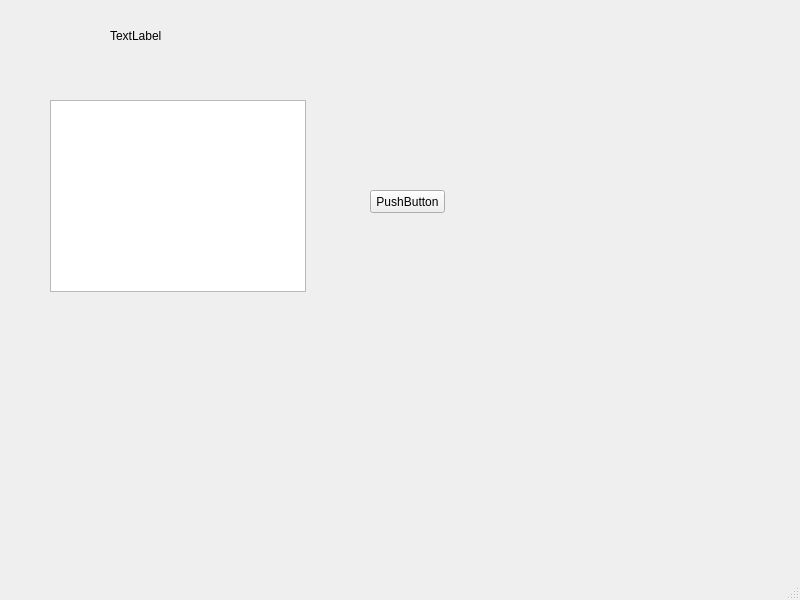
<?xml version="1.0" encoding="UTF-8"?>
<ui version="4.0">
 <class>MainWindow</class>
 <widget class="QMainWindow" name="MainWindow">
  <property name="geometry">
   <rect>
    <x>0</x>
    <y>0</y>
    <width>800</width>
    <height>600</height>
   </rect>
  </property>
  <property name="windowTitle">
   <string>MainWindow</string>
  </property>
  <widget class="QWidget" name="centralwidget">
   <widget class="QPushButton" name="pushButton">
    <property name="geometry">
     <rect>
      <x>370</x>
      <y>190</y>
      <width>75</width>
      <height>23</height>
     </rect>
    </property>
    <property name="text">
     <string>PushButton</string>
    </property>
   </widget>
   <widget class="QLabel" name="label">
    <property name="geometry">
     <rect>
      <x>110</x>
      <y>30</y>
      <width>54</width>
      <height>12</height>
     </rect>
    </property>
    <property name="text">
     <string>TextLabel</string>
    </property>
   </widget>
   <widget class="QListView" name="listView">
    <property name="geometry">
     <rect>
      <x>50</x>
      <y>100</y>
      <width>256</width>
      <height>192</height>
     </rect>
    </property>
   </widget>
  </widget>
  <widget class="QMenuBar" name="menubar">
   <property name="geometry">
    <rect>
     <x>0</x>
     <y>0</y>
     <width>800</width>
     <height>23</height>
    </rect>
   </property>
  </widget>
  <widget class="QStatusBar" name="statusbar"/>
 </widget>
 <resources/>
 <connections>
  <connection>
   <sender>pushButton</sender>
   <signal>clicked()</signal>
   <receiver>MainWindow</receiver>
   <slot>firstPyQt5_button_click()</slot>
   <hints>
    <hint type="sourcelabel">
     <x>410</x>
     <y>221</y>
    </hint>
    <hint type="destinationlabel">
     <x>416</x>
     <y>279</y>
    </hint>
   </hints>
  </connection>
 </connections>
 <slots>
  <slot>firstPyQt5_button_click()</slot>
 </slots>
</ui>
